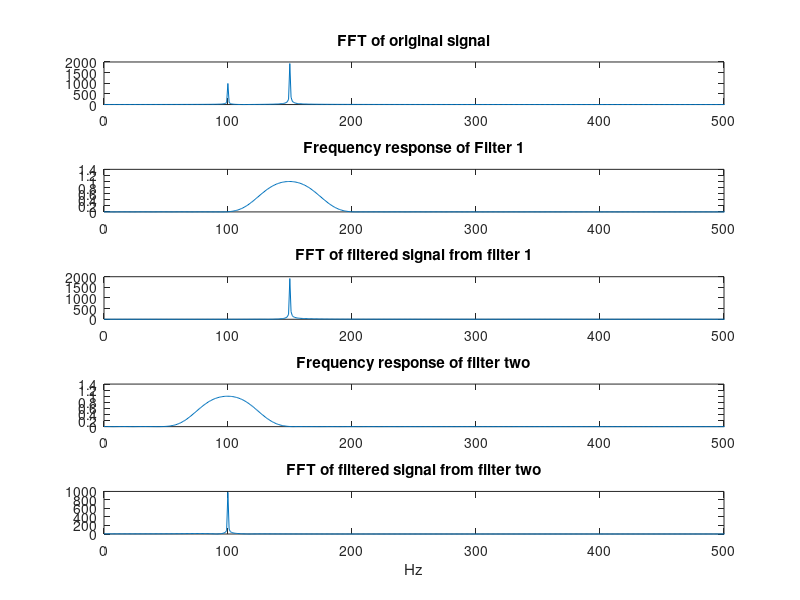

Recreate this plot in MATLAB. (Note: this script raises an error after producing the figure.)
%Designing FIR & IIR FILTERS
close all;
clear all;
clc;
%Frequencies in Hz;
F1=100;
F2=150;
%Sampling Frequencies in samples/sec
Fs=1000;
t=[0:1/Fs:1];%Time Vector
F=Fs*[0:length(t)-1]/length(t);%Frequency Vector
x=exp(j*2*pi*F1*t)+2*exp(j*2*pi*F2*t); %Signal 
bh=fir1(64,[125 175]/500); %Filter coefficients 6 is order 500 is fs/2
b1=fir1(64,[75 125]/500); %Filter coefficients
[hh,wh]=freqz(bh,1,length(t),'whole'); %Frequency response
[h1,w1]=freqz(b1,1,length(t),'whole'); %Frequency response
%Filter operation
yh=filtfilt(bh,1,x);
y1=filtfilt(b1,1,x);
%Plotting
figure,
subplot(511),plot(F,abs(fft(x)));xlim([0 Fs/2]);
title('FFT of original signal');
subplot(512),plot(F,abs(hh));xlim([0 Fs/2]);
title('Frequency response of Filter 1');
subplot(513),plot(F,abs(fft(yh)));xlim([0 Fs/2]);
title('FFT of filtered signal from filter 1');
subplot(514),plot(F,abs(h1));xlim([0 Fs/2]);
title('Frequency response of filter two');
subplot(515),plot(F,abs(fft(y1)));xlim([0 Fs/2]);
title('FFT of filtered signal from filter two');
xlabel('Hz');
%Pole zero Constellations
[bh,ah]=eqtflength(bh,1);
[zh,ph,kh]=tf2zp(bh,ah);
[b1,a1]=eqtflength(b1,1);
[zl,pl,kl]=tf2zp(b1,a1);
figure,
subplot(121),zplane(bh,ah);xlim([-1.5 1.5]);ylim([-1.5 1.5]);
title('Filter One');
subplot(122),zplane(b1,a1);xlim([-1.5 1.5]);ylim([-1.5 1.5]);
title('Filter Two');
